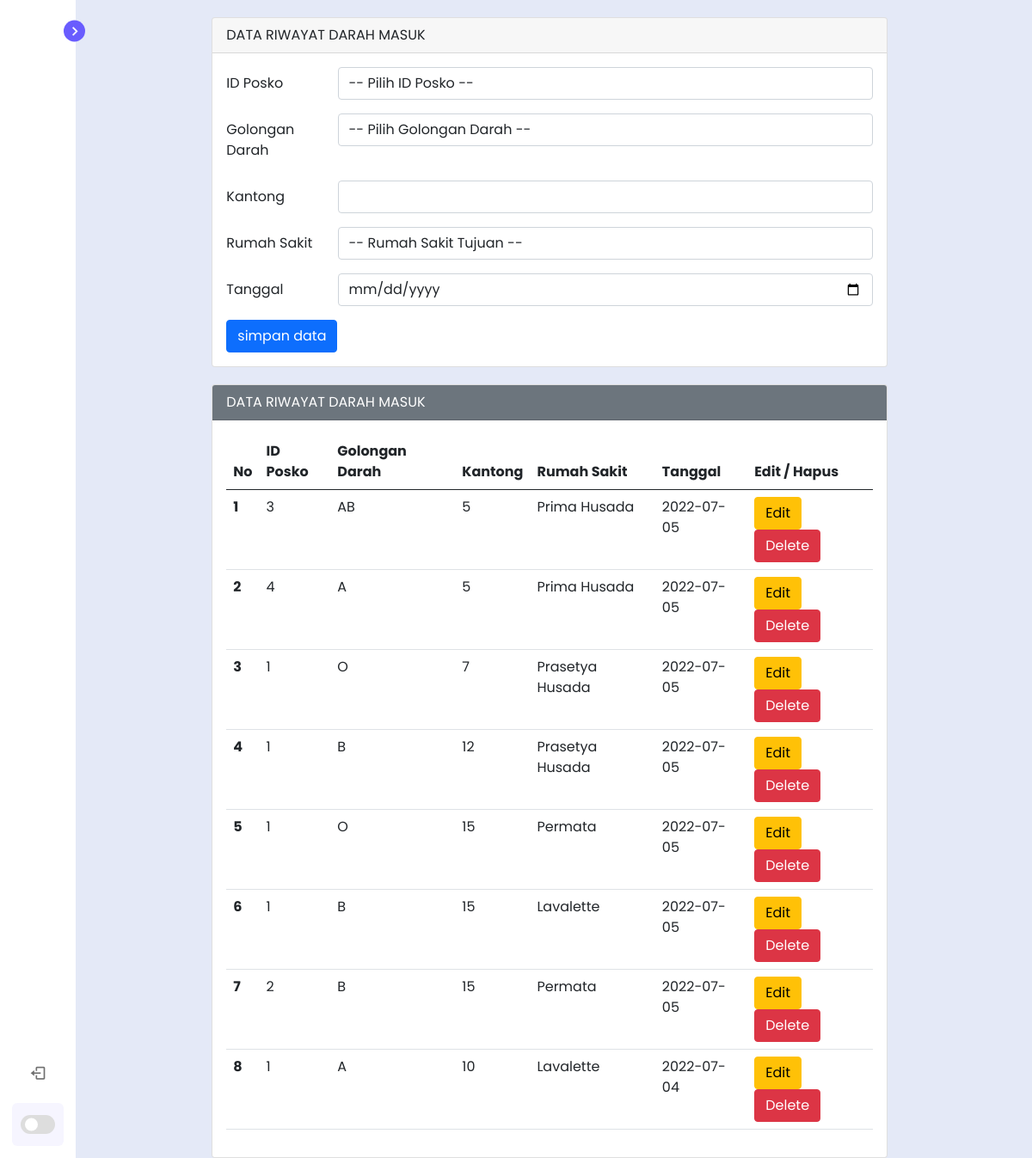
/backend/tabel/riwayat_darah_masuk.php, run on the app's committed database.
### tables this page shows
CREATE TABLE `riwayat_darah_masuk` (
  `id` int(11) NOT NULL,
  `id_posko` int(11) NOT NULL,
  `golongan_darah` varchar(5) NOT NULL,
  `kantong` int(11) NOT NULL,
  `rumah_sakit` varchar(20) NOT NULL,
  `tanggal` date NOT NULL
);

### backend/tabel/riwayat_darah_masuk.php (the view, shortened to what this page needs)
<?php
$host       = "localhost";
$user       = "root";
$pass       = "";
$db         = "donor";
$koneksi    = mysqli_connect($host, $user, $pass, $db);
$kantong        = "";
$tanggal        = "";
?>
<!DOCTYPE html>
<html lang="en">
<head>
    <link href='https://unpkg.com/boxicons@2.1.1/css/boxicons.min.css' rel='stylesheet'>
    <link href="https://cdn.jsdelivr.net/npm/bootstrap@5.0.2/dist/css/bootstrap.min.css" rel="stylesheet">
    <link rel="stylesheet" href="../assets/css/style.css">
</head>
<body>
    <nav class="sidebar close">
        <header>
            <div class="image-text">
            </div>
            <i class='bx bx-chevron-right toggle'></i>
        </header>
        <div class="menu-bar">
            <div class="menu">
                <ul class="menu-links">
                    <li class="nav-link">
                        <a href="pendonor.php">
                            <i class='bx bx-home-alt icon' ></i>
                        </a>
                    </li>
                </ul>
                <ul class="menu-links">
                    <li class="nav-link">
                        <a href="dokter.php">
                            <i class='bx bx-home-alt icon' ></i>
                        </a>
                    </li>
                </ul>
                <ul class="menu-links">
                    <li class="nav-link">
                        <a href="posko_donor.php">
                            <i class='bx bx-home-alt icon' ></i>
                        </a>
                    </li>
                </ul>
                <ul class="menu-links">
                    <li class="nav-link">
                        <a href="riwayat_darah_masuk.php">
                            <i class='bx bx-home-alt icon' ></i>
                        </a>
                    </li>
                </ul>
                <ul class="menu-links">
                    <li class="nav-link">
                        <a href="rumah_sakit.php">
                            <i class='bx bx-home-alt icon' ></i>
                        </a>
                    </li>
                </ul>
                <ul class="menu-links">
                    <li class="nav-link">
                        <a href="riwayat_darah_keluar.php">
                            <i class='bx bx-home-alt icon' ></i>
                        </a>
                    </li>
                </ul>
                <ul class="menu-links">
                    <li class="nav-link">
                        <a href="penerima.php">
                            <i class='bx bx-home-alt icon' ></i>
                        </a>
                    </li>
                </ul>
            </div>
            <div class="bottom-content">
                <li class="">
                    <a href="../login/login.html">
                        <i class='bx bx-log-out icon' ></i>
                    </a>
                </li>
                <li class="mode">
                    <div class="toggle-switch">
                        <span class="switch"></span>
                    </div>
                </li>
            </div>
        </div>
    </nav>
    <section class="home">
        <div class = "mx-auto">
            <div class = "card">
                <div class = "card-header">
                    DATA RIWAYAT DARAH MASUK
                </div>
                <div class = "card-body">
                    <form action="" method="POST">
                        <div class="mb-3 row">
                            <label for="id_posko" class="col-sm-2 col-form-label">ID Posko</label>
                            <div class="col-sm-10">
                                <select class="form-control" name="id_posko" id="id_posko">
                                    <option value="">-- Pilih ID Posko --</option>
                                </select>
                            </div>
                        </div>
                        <div class="mb-3 row">
                            <label for="golongan_darah" class="col-sm-2 col-form-label">Golongan Darah</label>
                            <div class="col-sm-10">
                                <select class="form-control" name="golongan_darah" id="golongan_darah">
                                    <option value="">-- Pilih Golongan Darah --</option>
                                </select>
                            </div>
                        </div>
                        <div class="mb-3 row">
                            <label for="kantong" class="col-sm-2 col-form-label">Kantong</label>
                            <div class="col-sm-10">
                                <input type="text" class="form-control" id="kantong" name="kantong" value="<?php echo $kantong ?>">
                            </div>
                        </div>
                        <div class="mb-3 row">
                            <label for="rumah_sakit" class="col-sm-2 col-form-label">Rumah Sakit</label>
                            <div class="col-sm-10">
                                <select class="form-control" name="rumah_sakit" id="rumah_sakit">
                                    <option value="">-- Rumah Sakit Tujuan --</option>
                                </select>
                            </div>
                        </div>
                        <div class="mb-3 row">
                            <label for="tanggal" class="col-sm-2 col-form-label">Tanggal</label>
                            <div class="col-sm-10">
                                <input type="date" class="form-control" id="tanggal" name="tanggal" value="<?php echo $tanggal ?>">
                            </div>
                        </div>
                        <div class="col-12">
                            <input type="submit" name="simpan" value="simpan data" class="btn btn-primary">
                        </div>
                    </form>
                </div>
            </div>
            <div class = "card">
                <div class = "card-header text-white bg-secondary">
                    DATA RIWAYAT DARAH MASUK
                </div>
                <div class = "card-body">
                    <form action="" method="POST">
                        <table class="table">
                            <thead>
                                <tr>
                                    <th scope="col">No</th>
                                    <th scope="col">ID Posko</th>
                                    <th scope="col">Golongan Darah</th>
                                    <th scope="col">Kantong</th>
                                    <th scope="col">Rumah Sakit</th>
                                    <th scope="col">Tanggal</th>
                                    <th scope="col">Edit / Hapus</th>
                                </tr>
                            </thead>
                            <tbody>
                                    <?php
                                    $sql2   =   "select * from riwayat_darah_masuk order by id desc";
                                    $q2     = mysqli_query($koneksi, $sql2);
                                    $urut   = 1;
                                    while ($r2 = mysqli_fetch_array($q2)) {
                                        $id             = $r2['id'];
                                        $id_posko       = $r2['id_posko'];
                                        $golongan_darah = $r2['golongan_darah'];
                                        $kantong        = $r2['kantong'];
                                        $rumah_sakit    = $r2['rumah_sakit'];
                                        $tanggal        = $r2['tanggal'];
                                    ?>
                                    <tr>
                                        <th scope="row"><?php echo $urut++ ?></th>
                                        <td scope="row"><?php echo $id_posko ?></td>
                                        <td scope="row"><?php echo $golongan_darah ?></td>
                                        <td scope="row"><?php echo $kantong ?></td>
                                        <td scope="row"><?php echo $rumah_sakit ?></td>
                                        <td scope="row"><?php echo $tanggal ?></td>
                                        <td scope="row">
                                            <a href="riwayat_darah_masuk.php?op=edit&id=<?php echo $id ?>"><button type="button" class="btn btn-warning">Edit</button></a>
                                            <a href="riwayat_darah_masuk.php?op=delete&id=<?php echo $id?>" onclick="return confirm('Hapus Data ?')"><button type="button" class="btn btn-danger">Delete</button></a>
                                        </td>
                                    </tr>
                                    <?php
                                    }
                                    ?>
                            </tbody>
                        </table>
                    </form>
                </div>
            </div>
        </div>
    </section>
</body>
</html>

### backend/assets/css/style.css (style rules this page uses)
* { margin: 0; padding: 0; box-sizing: border-box; font-family: 'Poppins', sans-serif; }
:root { --body-color: #E4E9F7; --sidebar-color: #FFF; --primary-color: #695CFE; --primary-color-light: #F6F5FF; --toggle-color: #DDD; --text-color: #707070; --tran-03: all 0.2s ease; --tran-03: all 0.3s ease; --tran-04: all 0.3s ease; --tran-05: all 0.3s ease; }
body { min-height: 100vh; background-color: var(--body-color); transition: var(--tran-05); }
.sidebar { position: fixed; top: 0; left: 0; height: 100%; width: 300px; padding: 10px 14px; background: var(--sidebar-color); transition: var(--tran-05); z-index: 100; }
.sidebar.close { width: 88px; }
.sidebar li { height: 50px; list-style: none; display: flex; align-items: center; margin-top: 10px; }
.sidebar header .image, .sidebar .icon { min-width: 60px; border-radius: 6px; }
.sidebar .icon { min-width: 60px; border-radius: 6px; height: 100%; display: flex; align-items: center; justify-content: center; font-size: 20px; }
.sidebar .text, .sidebar .icon { color: var(--text-color); transition: var(--tran-03); }
.sidebar header { position: relative; }
.sidebar header .image-text { display: flex; align-items: center; }
.sidebar header .toggle { position: absolute; top: 50%; right: -25px; transform: translateY(-50%) rotate(180deg); height: 25px; width: 25px; background-color: var(--primary-color); color: var(--sidebar-color); border-radius: 50%; display: flex; align-items: center; justify-content: center; font-size: 22px; cursor: pointer; transition: var(--tran-05); }
.sidebar.close .toggle { transform: translateY(-50%) rotate(0deg); }
.sidebar .menu { margin-top: 40px; }
.sidebar li a { list-style: none; height: 100%; background-color: transparent; display: flex; align-items: center; height: 100%; width: 100%; border-radius: 6px; text-decoration: none; transition: var(--tran-03); }
.sidebar .menu-bar { height: calc(100% - 55px); display: flex; flex-direction: column; justify-content: space-between; overflow-y: scroll; }
.sidebar .menu-bar .mode { border-radius: 6px; background-color: var(--primary-color-light); position: relative; transition: var(--tran-05); }
.menu-bar .bottom-content .toggle-switch { position: absolute; right: 0; height: 100%; min-width: 60px; display: flex; align-items: center; justify-content: center; border-radius: 6px; cursor: pointer; }
.toggle-switch .switch { position: relative; height: 22px; width: 40px; border-radius: 25px; background-color: var(--toggle-color); transition: var(--tran-05); }
.switch::before { content: ''; position: absolute; height: 15px; width: 15px; border-radius: 50%; top: 50%; left: 5px; transform: translateY(-50%); background-color: var(--sidebar-color); transition: var(--tran-04); }
.home { position: absolute; top: 0; top: 0; left: 250px; height: 100vh; width: calc(100% - 250px); background-color: var(--body-color); transition: var(--tran-05); }
.sidebar.close ~ .home { left: 78px; height: 100vh; width: calc(100% - 78px); }

### backend/tabel/riwayat_darah_masuk.php (style rules this page uses)
.mx-auto { width: 70%; }
.card { margin-top: 20px; margin-bottom: 20px; }

### data on the page
riwayat_darah_masuk: id_posko "3", golongan_darah "AB", kantong "5", rumah_sakit "Prima Husada", tanggal "2022-07-05"
riwayat_darah_masuk: id_posko "4", golongan_darah "A", kantong "5", rumah_sakit "Prima Husada", tanggal "2022-07-05"
riwayat_darah_masuk: id_posko "1", golongan_darah "O", kantong "7", rumah_sakit "Prasetya Husada", tanggal "2022-07-05"
riwayat_darah_masuk: id_posko "1", golongan_darah "B", kantong "12", rumah_sakit "Prasetya Husada", tanggal "2022-07-05"
riwayat_darah_masuk: id_posko "1", golongan_darah "O", kantong "15", rumah_sakit "Permata", tanggal "2022-07-05"
riwayat_darah_masuk: id_posko "1", golongan_darah "B", kantong "15", rumah_sakit "Lavalette", tanggal "2022-07-05"
riwayat_darah_masuk: id_posko "2", golongan_darah "B", kantong "15", rumah_sakit "Permata", tanggal "2022-07-05"
riwayat_darah_masuk: id_posko "1", golongan_darah "A", kantong "10", rumah_sakit "Lavalette", tanggal "2022-07-04"
